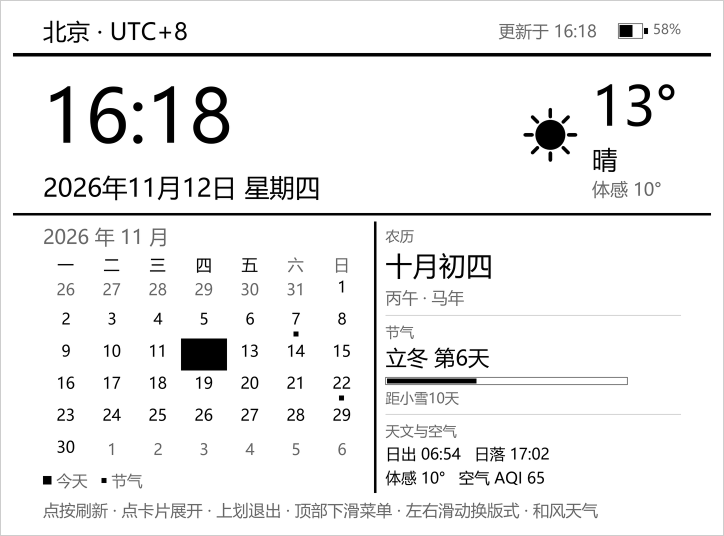
#> input picture preview/landscape-1.png, 1448 x 1072 px, given in place of preview, which was not available (shown at 1/2 size)
$ python make_grid.py ../preview
#> lines starting #> are read from the running program, lines starting #| are printed output that depends on the picture
#!/usr/bin/env python3
"""把若干预览图拼成一张宫格总览图（公众号配图用）。

用法（项目根目录）：
    python tools/make_grid.py                      # 默认四宫格竖屏
    python tools/make_grid.py --cols 3             # 换三列
    python tools/make_grid.py --out preview/x.png a.png b.png ...

格内按各自比例等比缩放后居中，混入横屏图也不会被拉伸。
"""
import argparse
import os

from PIL import Image, ImageDraw

ROOT = os.path.dirname(os.path.dirname(os.path.abspath(__file__)))

# 默认四张：第一张是文章主推的版面，正文点它时能直接对上
DEFAULT = [
    "preview/portrait.png",      # 左上：时钟 + 农历节气 + 三格
    "preview/portrait-1.png",    # 右上：时钟 + 整月日历 + 三格
    "preview/portrait-3.png",    # 左下：天气 + 空气明细 + 日月
    "preview/portrait-5.png",    # 右下：时钟 + 倒数日 + 待办
]

TOTAL_W = 1200                      # 成品总宽，公众号里够清晰
OUTER = 30                          # 外边距
GAP = 24                            # 格间距
BORDER = (168, 168, 168)
BORDER_W = 2


def fit(im, w, h):
    """等比缩放到能装进 w×h，返回 (图, x 偏移, y 偏移)，居中。"""
    r = min(w / im.width, h / im.height)
    nw, nh = max(1, int(im.width * r)), max(1, int(im.height * r))
    return im.resize((nw, nh), Image.LANCZOS), (w - nw) // 2, (h - nh) // 2


def main():
    ap = argparse.ArgumentParser()
    ap.add_argument("--cols", type=int, default=2, help="列数，默认 2")
    ap.add_argument("--out", default="preview/overview.png")
    ap.add_argument("images", nargs="*", help="留空则用内置四张")
    a = ap.parse_args()

    paths = a.images or DEFAULT
    imgs = [Image.open(os.path.join(ROOT, p)).convert("RGB") for p in paths]
    if not imgs:
        raise SystemExit("没有可用的图片")

    cols = max(1, a.cols)
    rows = (len(imgs) + cols - 1) // cols
#> rows = 1
    cell_w = (TOTAL_W - 2 * OUTER - (cols - 1) * GAP) // cols
    # 格高取「最瘦那张」的高度，保证任何一张都不会被裁
    tallest = max(im.height / im.width for im in imgs)
#> tallest = 0.74
    cell_h = int(cell_w * tallest)
#> cell_h = 413

    total_h = 2 * OUTER + rows * cell_h + (rows - 1) * GAP
#> total_h = 473
    canvas = Image.new("RGB", (TOTAL_W, total_h), (255, 255, 255))
#> canvas: PIL image 1200x473 RGB; every value is 255
    draw = ImageDraw.Draw(canvas)

    for i, im in enumerate(imgs):
        r, c = divmod(i, cols)
        x = OUTER + c * (cell_w + GAP)
        y = OUTER + r * (cell_h + GAP)
        scaled, ox, oy = fit(im, cell_w, cell_h)
        canvas.paste(scaled, (x + ox, y + oy))
        draw.rectangle([x - 1, y - 1, x + cell_w, y + cell_h],
                       outline=BORDER, width=BORDER_W)
#> this loop made 1 pass
#> (c, x, y, nw in fit, nh in fit, ox, oy) on pass 1: (0, 30, 30, 557, 413, 0, 0)
#> pass 1, in main, `scaled, ox, oy = fit(im, cell_w, cell_h)`:
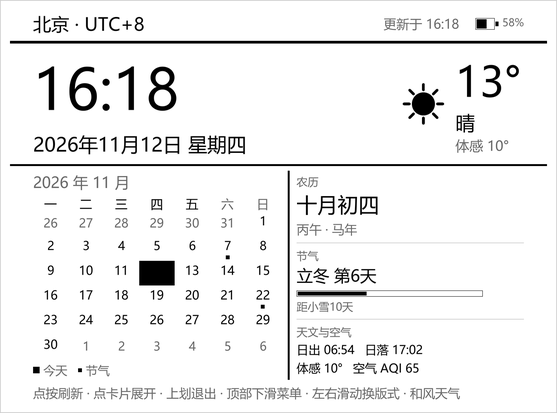
#> scaled: PIL image 557x413 RGB; min 0, max 255, mean 239.3
#> after the loop:
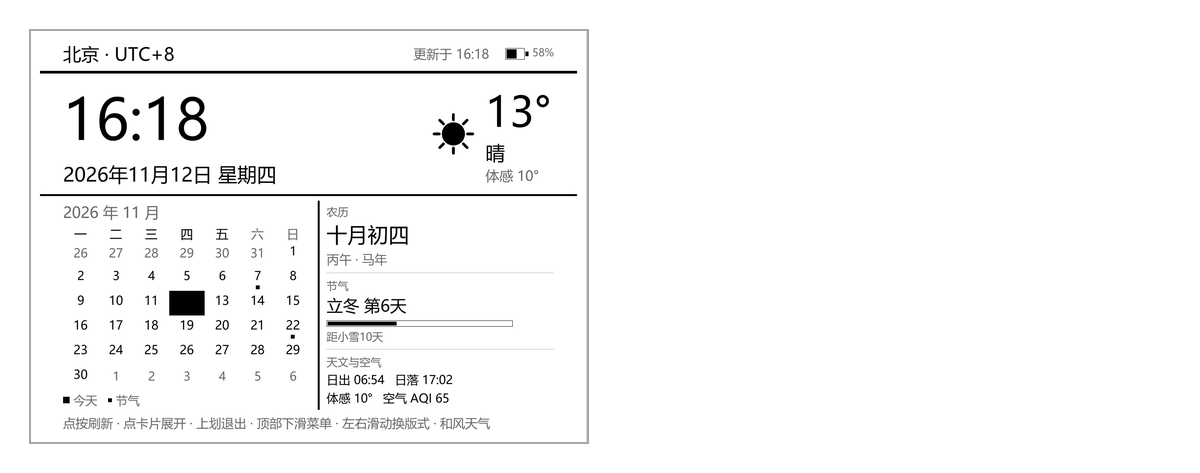
#> canvas: PIL image 1200x473 RGB; min 0, max 255, mean 248.1

    out = os.path.join(ROOT, a.out)
    os.makedirs(os.path.dirname(out), exist_ok=True)
    canvas.save(out, optimize=True)
    print(f"[OK] {a.out}  {canvas.size[0]}×{canvas.size[1]}  "
          f"{len(imgs)} 张 / {cols} 列 {rows} 行")
#| [OK] preview/overview.png  1200×473  1 张 / 2 列 1 行


if __name__ == "__main__":
    main()

$ run again, on preview/landscape-2.png
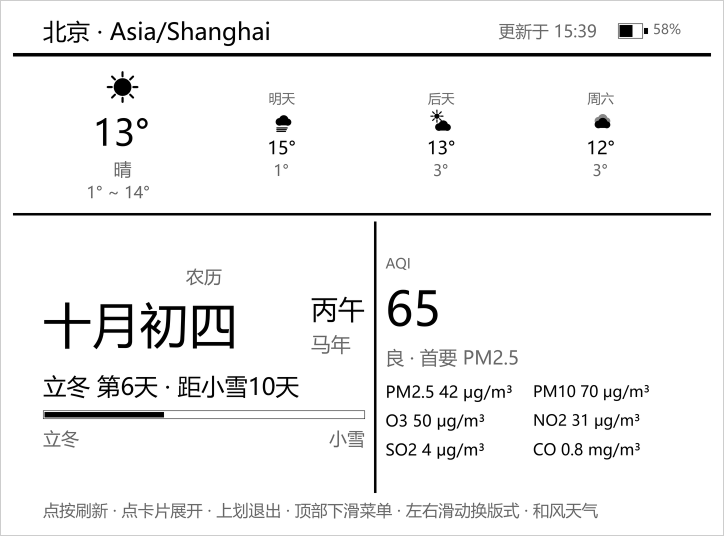
#> input picture preview/landscape-2.png, 1448 x 1072 px, given in place of preview, which was not available (shown at 1/2 size)
#> rows = 1
#> tallest = 0.74
#> cell_h = 413
#> total_h = 473
#> the loop in main, `for i, im in enumerate(imgs):` made 1 pass
#> (c, x, y, nw in fit, nh in fit, ox, oy) on pass 1: (0, 30, 30, 557, 413, 0, 0)
#> pass 1, in main, `scaled, ox, oy = fit(im, cell_w, cell_h)`:
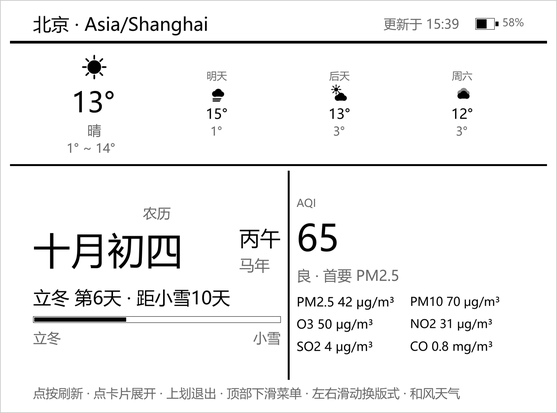
#> scaled: PIL image 557x413 RGB; min 0, max 255, mean 241.8
#> after the loop in main, `for i, im in enumerate(imgs):`:
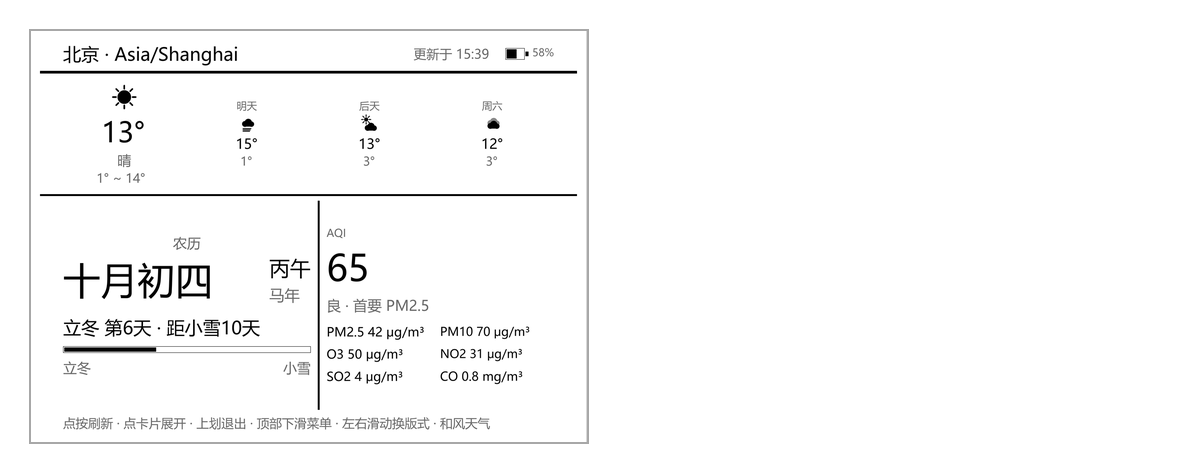
#> canvas: PIL image 1200x473 RGB; min 0, max 255, mean 249.2
#| [OK] preview/overview.png  1200×473  1 张 / 2 列 1 行

$ run again, on preview/landscape-3.png
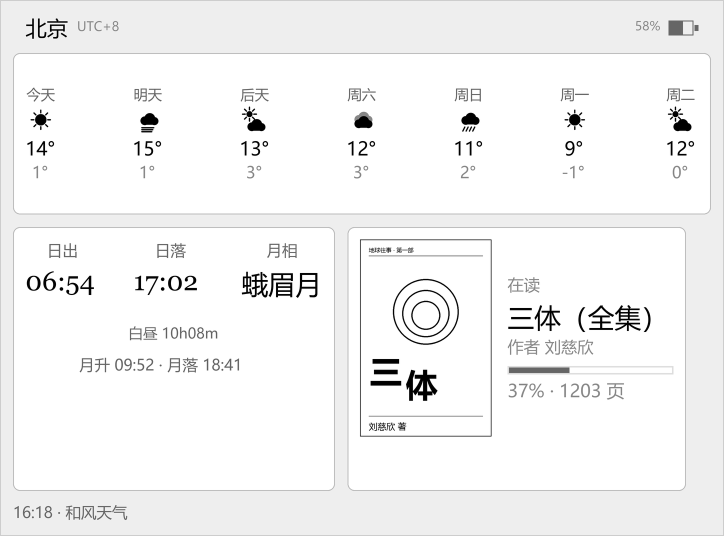
#> input picture preview/landscape-3.png, 1448 x 1072 px, given in place of preview, which was not available (shown at 1/2 size)
#> rows = 1
#> tallest = 0.74
#> cell_h = 413
#> total_h = 473
#> the loop in main, `for i, im in enumerate(imgs):` made 1 pass
#> (c, x, y, nw in fit, nh in fit, ox, oy) on pass 1: (0, 30, 30, 557, 413, 0, 0)
#> pass 1, in main, `scaled, ox, oy = fit(im, cell_w, cell_h)`:
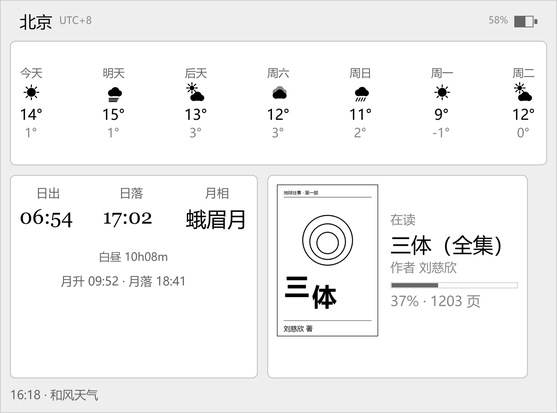
#> scaled: PIL image 557x413 RGB; min 0, max 255, mean 243.2
#> after the loop in main, `for i, im in enumerate(imgs):`:
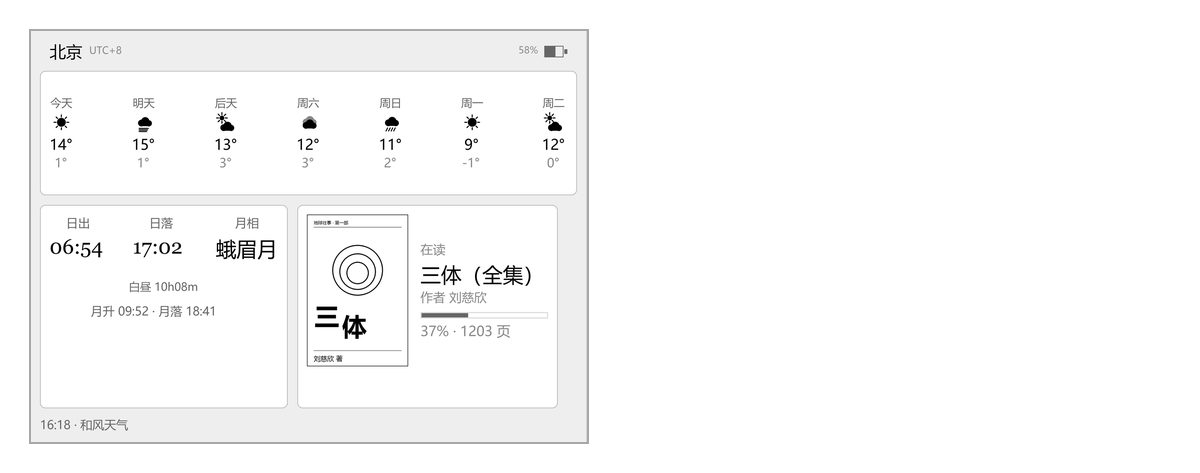
#> canvas: PIL image 1200x473 RGB; min 0, max 255, mean 249.7
#| [OK] preview/overview.png  1200×473  1 张 / 2 列 1 行
